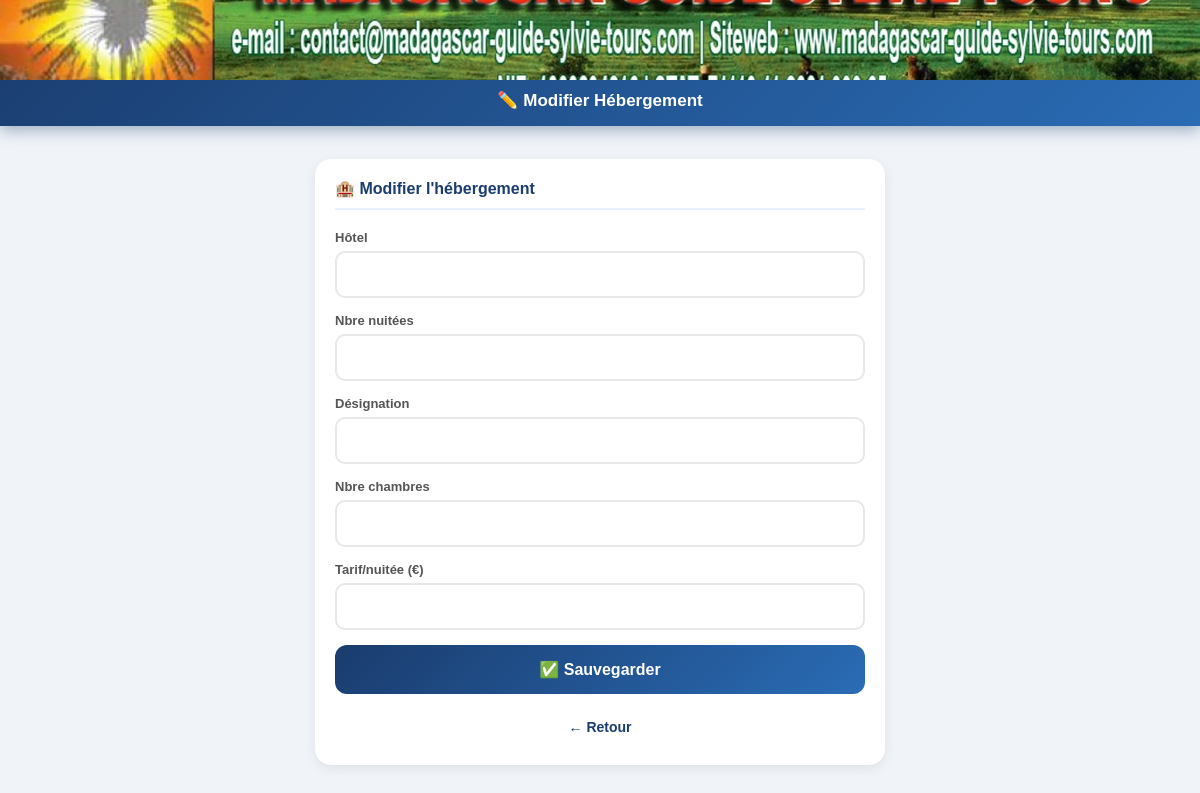
Page /modifier_hebergement/11 on the earlier database version.
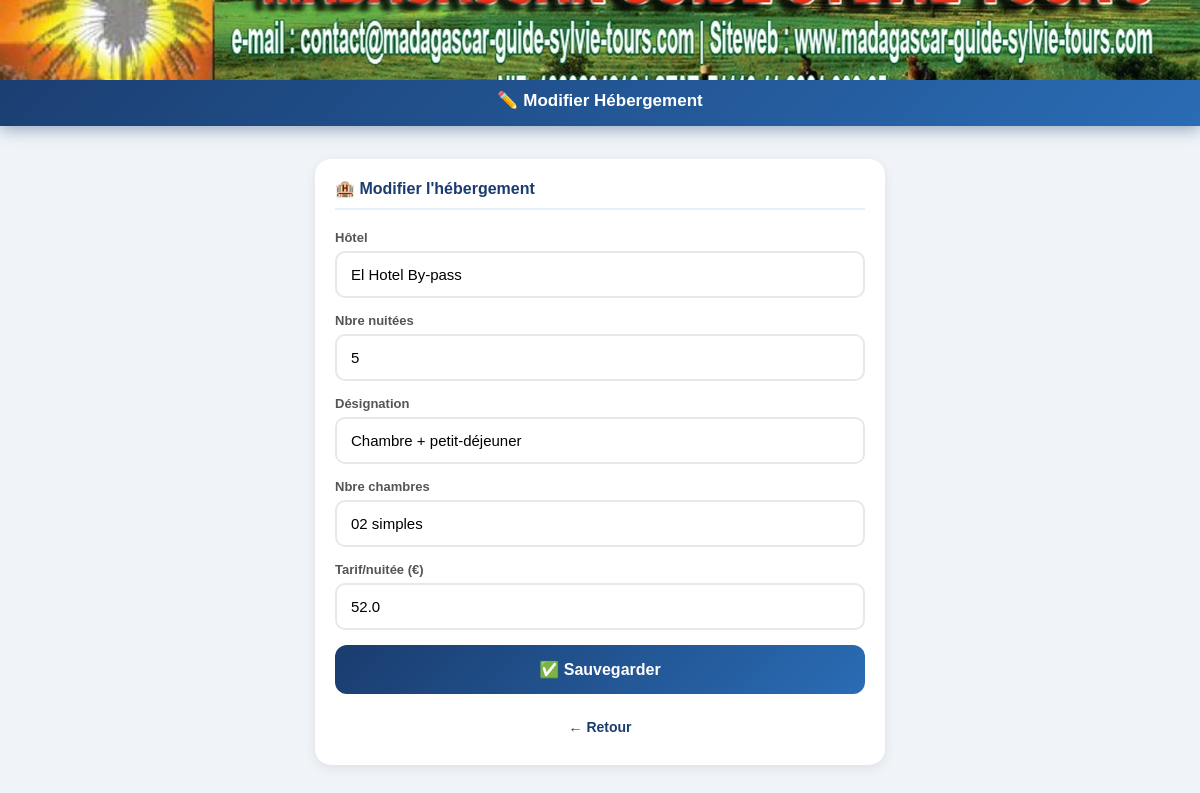
Same page on the later database version.
### tables this page shows
CREATE TABLE hebergements (
        id INTEGER PRIMARY KEY AUTOINCREMENT,
        mission_id INTEGER,
        hotel TEXT,
        nb_nuits INTEGER,
        designation TEXT,
        nb_chambres TEXT,
        tarif_nuit REAL,
        FOREIGN KEY(mission_id) REFERENCES missions(id)
    );

### app.py (the view, shortened to what this page needs)
@app.route('/modifier_hebergement/<int:heb_id>', methods=['GET', 'POST'])
def modifier_hebergement(heb_id):
    conn = sqlite3.connect(DB)
    c = conn.cursor()
    c.execute("SELECT * FROM hebergements WHERE id=?", (heb_id,))
    heb = c.fetchone()
    conn.close()
    return render_template('modifier_hebergement.html', heb=heb)

### templates/modifier_hebergement.html (shortened to what this page needs)
<!DOCTYPE html>
<html lang="fr">
<head>
</head>
<body>
    <div class="header">
        <img src="/static/logo.jpg" class="header-logo" alt="Logo">
        <div class="header-text"><h1>✏️ Modifier Hébergement</h1></div>
    </div>
    <div class="container">
        <div class="card">
            <div class="card-title">🏨 Modifier l'hébergement</div>
            <form method="POST">
                <div class="form-group"><label>Hôtel</label><input type="text" name="hotel" value="{{ heb[2] }}" required></div>
                <div class="form-group"><label>Nbre nuitées</label><input type="number" name="nb_nuits" value="{{ heb[3] }}" min="1" required></div>
                <div class="form-group"><label>Désignation</label><input type="text" name="designation" value="{{ heb[4] }}"></div>
                <div class="form-group"><label>Nbre chambres</label><input type="text" name="nb_chambres" value="{{ heb[5] }}"></div>
                <div class="form-group"><label>Tarif/nuitée (€)</label><input type="number" name="tarif_nuit" value="{{ heb[6] }}" min="0" step="0.01" required></div>
                <button type="submit" class="btn">✅ Sauvegarder</button>
            </form>
            <a href="/mission/{{ heb[1] }}" class="btn-retour">← Retour</a>
        </div>
    </div>
</body>
</html>

Differences in the rows shown:
added hebergements: hotel "El Hotel By-pass", nb_nuits "5", designation "Chambre + petit-déjeuner", nb_chambres "02 simples", tarif_nuit "52.0"
